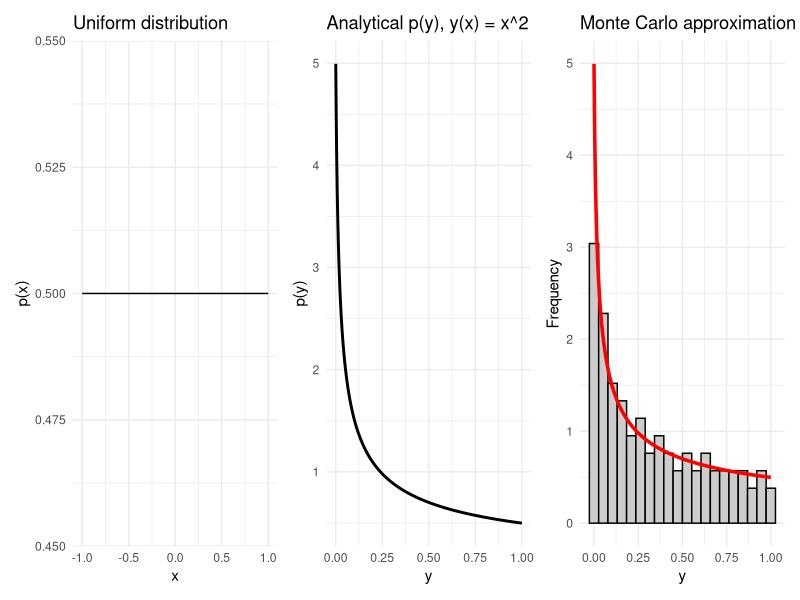

Here is the R script that generated this plot:
library(tidyverse)
library(patchwork)

# -----------------------
# Data + simulation
# -----------------------
x_samples <- seq(-1, 1, length.out = 200)

lower_limit <- -1
upper_limit <- 1

px_uniform <- rep(
  1 / (upper_limit - lower_limit),
  length(x_samples)
)

square_fn <- function(x) x^2
y <- square_fn(x_samples)

# analytic density (approx as in your code)
y_pdf <- 1 / (2 * sqrt(y + 1e-2))

# Monte Carlo
set.seed(1)
n <- 1000
uniform_samples <- runif(
  n,
  min = lower_limit,
  max = upper_limit
)
fn_samples <- square_fn(uniform_samples)

# -----------------------
# Plot 1: Uniform
# -----------------------
p1 <- tibble(x = x_samples, p = px_uniform) |>
  ggplot(aes(x = x, y = p)) +
  geom_line() +
  labs(
    title = "Uniform distribution",
    x = "x",
    y = "p(x)"
  ) +
  theme_minimal()

# -----------------------
# Plot 2: Analytic transform
# -----------------------
p2 <- tibble(y = y, py = y_pdf) |>
  ggplot(aes(x = y, y = py)) +
  geom_line(linewidth = 1) +
  labs(
    title = "Analytical p(y), y(x) = x^2",
    x = "y",
    y = "p(y)"
  ) +
  theme_minimal()

df_hist <- tibble(y = y)
df_pdf  <- tibble(y = y, pdf = y_pdf)

# -----------------------
# Plot 3: Monte Carlo
# -----------------------
p3 <- df_hist |>
  ggplot(aes(x = y)) +
  geom_histogram(
    aes(y = after_stat(density)),
    bins = 20,
    color = "black",
    fill = "grey80"
  ) +
  geom_line(
    data = df_pdf,
    aes(x = y, y = pdf),
    color = "red",
    linewidth = 1.2
  ) +
  labs(
    title = "Monte Carlo approximation",
    x = "y",
    y = "Frequency"
  ) +
  theme_minimal()

# -----------------------
# Combine
# -----------------------
p1 + p2 + p3
